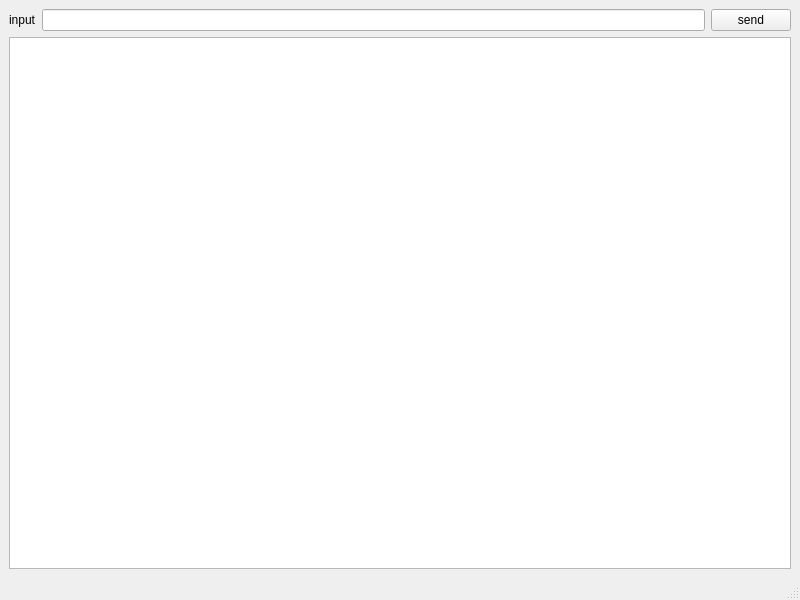
<?xml version="1.0" encoding="UTF-8"?>
<ui version="4.0">
 <class>MainWindow</class>
 <widget class="QMainWindow" name="MainWindow">
  <property name="geometry">
   <rect>
    <x>0</x>
    <y>0</y>
    <width>800</width>
    <height>600</height>
   </rect>
  </property>
  <property name="windowTitle">
   <string>MainWindow</string>
  </property>
  <widget class="QWidget" name="centralwidget">
   <layout class="QGridLayout" name="gridLayout_2">
    <item row="0" column="0">
     <layout class="QGridLayout" name="gridLayout">
      <item row="0" column="0">
       <layout class="QHBoxLayout" name="horizontalLayout">
        <item>
         <widget class="QLabel" name="label">
          <property name="text">
           <string>input</string>
          </property>
         </widget>
        </item>
        <item>
         <widget class="QLineEdit" name="lineEdit_input"/>
        </item>
        <item>
         <widget class="QPushButton" name="pushButton_send">
          <property name="text">
           <string>send</string>
          </property>
         </widget>
        </item>
       </layout>
      </item>
      <item row="1" column="0">
       <widget class="QTextEdit" name="textEdit_output"/>
      </item>
     </layout>
    </item>
   </layout>
  </widget>
  <widget class="QMenuBar" name="menubar">
   <property name="geometry">
    <rect>
     <x>0</x>
     <y>0</y>
     <width>800</width>
     <height>19</height>
    </rect>
   </property>
  </widget>
  <widget class="QStatusBar" name="statusbar"/>
 </widget>
 <resources/>
 <connections/>
</ui>
